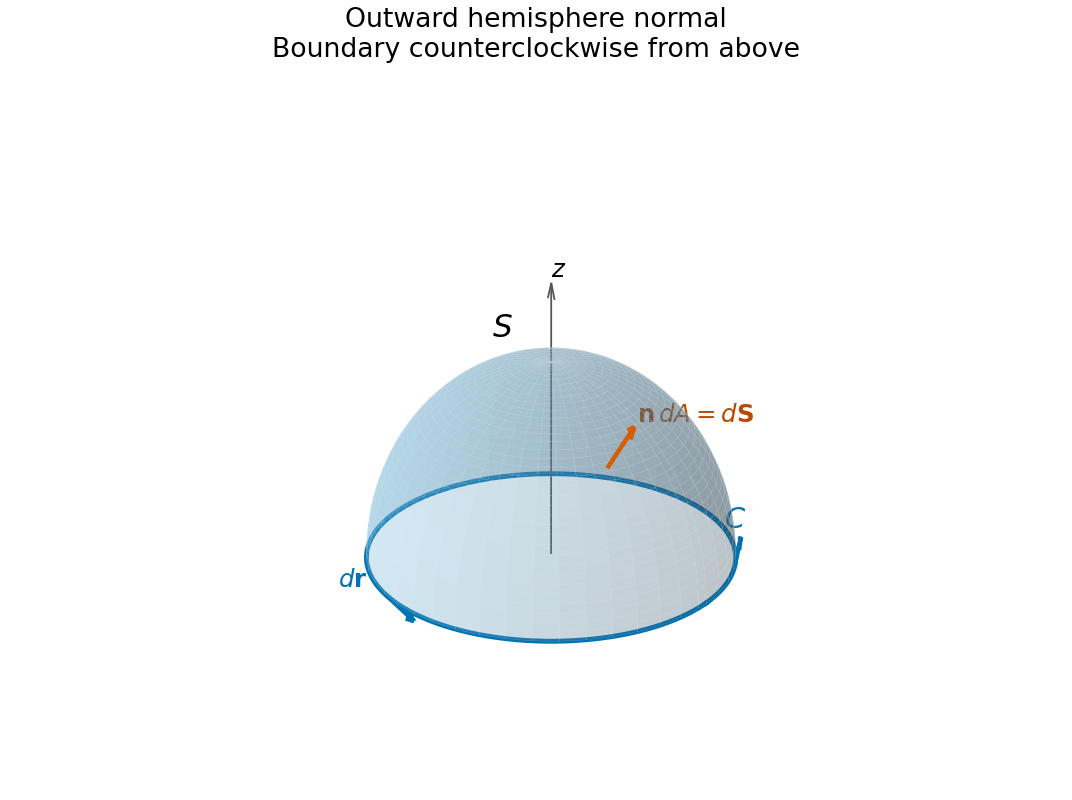

Reproduce this figure in Python.
"""Original Stokes orientation sketch. Python 3.14, matplotlib 3.10.7, numpy 2.3.5.

The white PNG is saved to cwd, normally the mirrored _media directory.
"""
from pathlib import Path
import matplotlib
matplotlib.use('Agg')
import matplotlib.pyplot as plt
import numpy as np

th=np.linspace(0,np.pi/2,35);ph=np.linspace(0,2*np.pi,90)
TH,PH=np.meshgrid(th,ph)
X=np.sin(TH)*np.cos(PH);Y=np.sin(TH)*np.sin(PH);Z=np.cos(TH)
fig=plt.figure(figsize=(6.7,5.0),layout='constrained',facecolor='white')
ax=fig.add_subplot(projection='3d')
ax.plot_surface(X,Y,Z,color='#78b9dc',alpha=.32,linewidth=.15,edgecolor='#d9e8ef')
p=np.linspace(0,2*np.pi,500)
ax.plot(np.cos(p),np.sin(p),np.zeros_like(p),color='#0072b2',lw=2.2)
for q in [.15*np.pi,1.35*np.pi]:
    ax.quiver(np.cos(q),np.sin(q),0,-.35*np.sin(q),.35*np.cos(q),0,
              color='#0072b2',arrow_length_ratio=.3,lw=2)
P=np.array([.6,-.35,np.sqrt(1-.6**2-.35**2)])
ax.quiver(*P,*(.45*P),color='#d55e00',arrow_length_ratio=.2,lw=2)
ax.text(*(1.5*P),r'$\mathbf{n}\,dA=d\mathbf{S}$',fontsize=11,color='#b84a00')
q=1.35*np.pi
ax.text(np.cos(q)-.2,np.sin(q)-.15,.04,r'$d\mathbf{r}$',color='#0072b2',fontsize=11)
ax.text(-.6,.3,.9,'$S$',fontsize=14)
ax.text(.6,.8,0,'$C$',fontsize=13,color='#0072b2')
ax.quiver(0,0,0,0,0,1.4,color='#555555',arrow_length_ratio=.06,lw=.8)
ax.text(0,0,1.43,'$z$',fontsize=11)
ax.set(xlim=(-1.25,1.25),ylim=(-1.3,1.2),zlim=(-.08,1.5))
ax.set_box_aspect((1,1,.72));ax.view_init(elev=25,azim=-55);ax.set_axis_off()
ax.set_title('Outward hemisphere normal\nBoundary counterclockwise from above')
fig.savefig(Path(__file__).with_suffix('.png').name,dpi=160,facecolor='white')
